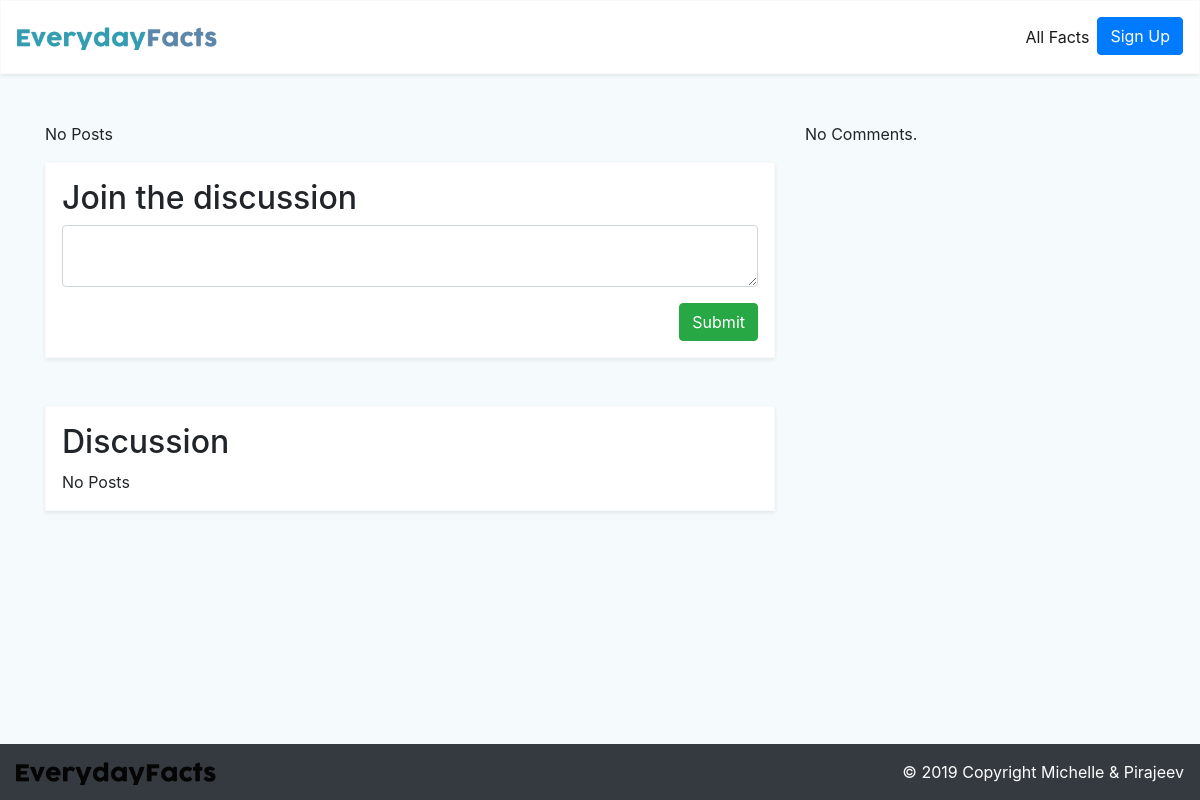
The page /post.php?id=2 on the database as committed earlier.
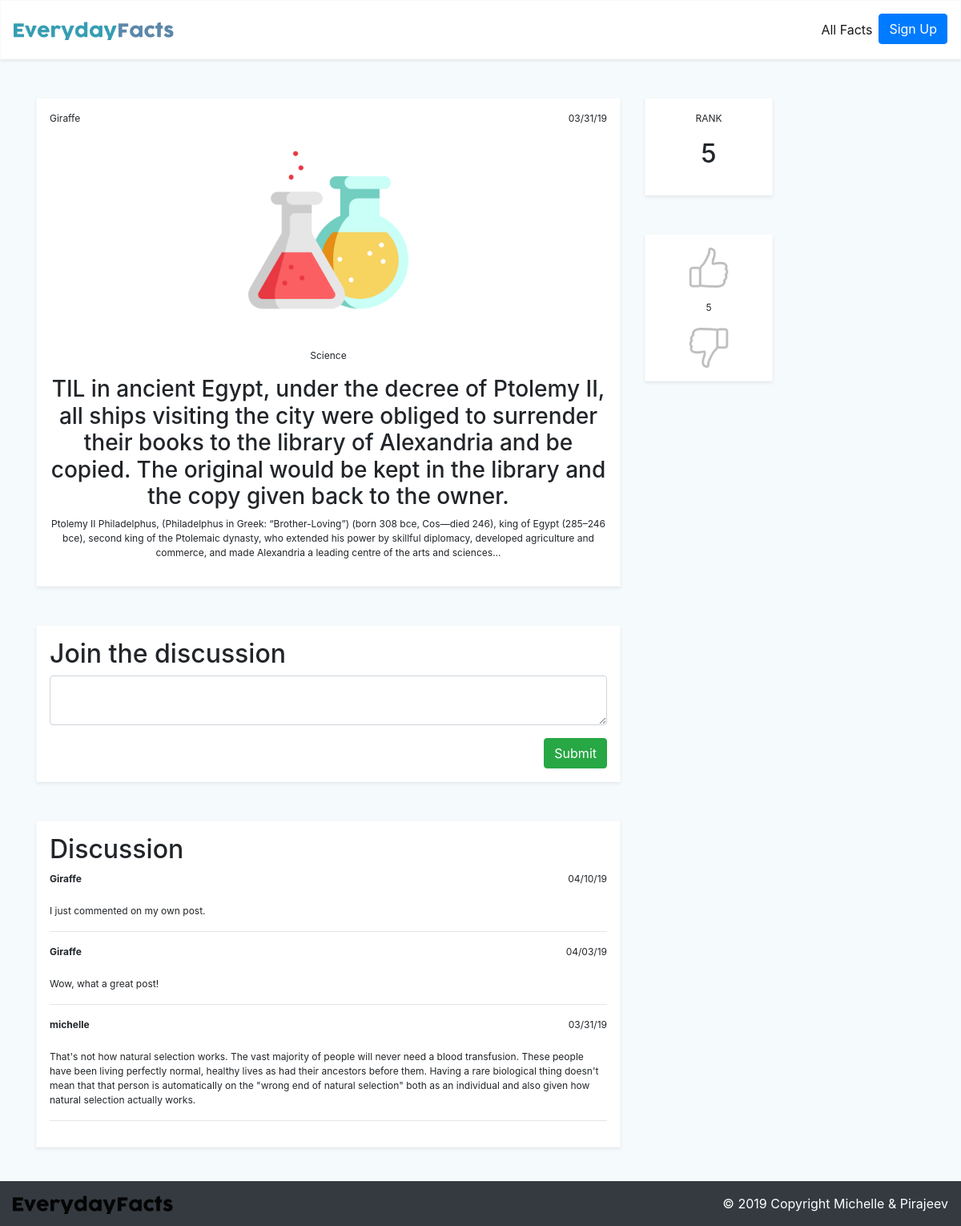
The same page on the database as committed later.
### tables this page shows
CREATE TABLE `Post` (
  `PostID` int(11) NOT NULL,
  `UserID` int(11) DEFAULT NULL,
  `Title` longtext,
  `PostDate` timestamp NOT NULL DEFAULT CURRENT_TIMESTAMP,
  `CategoryID` int(11) DEFAULT NULL,
  `Content` text NOT NULL
);

CREATE TABLE `Users` (
  `UserID` int(11) NOT NULL,
  `UserName` varchar(50) NOT NULL,
  `Password` varchar(200) NOT NULL,
  `UserDate` timestamp NOT NULL DEFAULT CURRENT_TIMESTAMP,
  `Email` varchar(100) NOT NULL
);

CREATE TABLE `Category` (
  `CategoryID` int(11) NOT NULL,
  `Type` varchar(50) DEFAULT NULL,
  `Image` text NOT NULL
);

CREATE TABLE `Comments` (
  `CommentID` int(11) NOT NULL,
  `PostID` int(11) DEFAULT NULL,
  `UserID` int(11) DEFAULT NULL,
  `Comment` longtext NOT NULL,
  `CommentDate` timestamp NOT NULL DEFAULT CURRENT_TIMESTAMP
);

### functions.php (called while the page is built, shortened)
<?php
function getDB()
{
	$conn= mysqli_connect(DBHOST, DBUSER, DBPASS, DBNAME);
	return $conn;
}
function fillPost($postID){
    $db = getDB();
    $statement = "SELECT u.UserName, p.PostID, p.Content, p.Title, c.Image, c.Type, DATE_FORMAT(p.PostDate, '%m/%d/%y') AS 'P', c.Type, SUM(r.Number) as 'RANK'
    FROM Rank r
    INNER JOIN Post p INNER JOIN Users u
    INNER JOIN Category c ON u.UserID = p.UserID
    AND p.CategoryID = c.CategoryID AND p.PostID = r.PostID  WHERE p.PostID = ?
    GROUP BY p.PostID";
    $statement = mysqli_prepare($db, $statement);
    mysqli_stmt_bind_param($statement,'i',$postID);
    mysqli_stmt_execute($statement);
    $result = mysqli_stmt_get_result($statement);
    return $result;
}
function getComments($postID){
    $db = getDB();
    $statement = "SELECT c.Comment, c.UserID, DATE_FORMAT(c.CommentDate, '%m/%d/%y') AS 'P', u.UserName
    FROM Comments c INNER JOIN Post p INNER JOIN Users u
    ON p.PostID = c.PostID AND u.UserID = c.UserID WHERE p.PostID = ?
    ORDER BY c.CommentDate DESC";
    $statement = mysqli_prepare($db, $statement);
    mysqli_stmt_bind_param($statement,'i',$postID);
    mysqli_stmt_execute($statement);
    $result = mysqli_stmt_get_result($statement);
    return $result;
}
function getRank($postID){
    $db = getDB();
    $statement = "SELECT u.UserID, p.PostID, SUM(r.Number) as 'RANK' FROM Rank r
    INNER JOIN Post p INNER JOIN Users u ON p.PostID = r.PostID AND u.UserID = p.UserID WHERE p.PostID = ? GROUP BY p.PostID";
    $statement = mysqli_prepare($db, $statement);
    mysqli_stmt_bind_param($statement,'i',$postID);
    mysqli_stmt_execute($statement);
    $result = mysqli_stmt_get_result($statement);
    return $result;
}
?>

### post.php (the view, shortened to what this page needs)
<?php
include 'include/header.php';
include 'functions.php';
$id = $_GET["id"];
$result = fillPost($id);
$comments_result = getComments($id);
$rank_result = getRank($id);
?>
<html>
    <body style="background-color: #f5fafd;">
        <div class="container mt-5">
            <div class = "row">
                <div class = "col-md-8">
                     <?php
                        if (mysqli_num_rows($result) > 0) {
                            while($row = mysqli_fetch_array($result)) {
                        ?>
                    <div class = "p-3 user-post bg-white border border-light shadow-sm p-3 mb-5">
                        <p class = "float-left"><?php echo $row["UserName"]?></p>
                        <p class="float-right"><?php echo $row["P"];?></p>
                        <div class = "mt-5 text-center">
                            <img width="200" src="./images/categories/<?php echo $row["Image"];?>.png" class="img-fluid" alt="">
                            <p class = mt-5><?php echo $row["Type"];?></p>
                            <h3 class = "mt-3"><?php echo $row["Title"];?></h3>
                            <p> <?php echo $row["Content"];?> </p>
                        </div>
                    </div>
                    <?php
                        }
                    } else {
                    echo ("No Posts");
                    }
                    ?>
                    <div class = "p-3 mt-3 user-post bg-white border border-light shadow-sm p-3 mb-5">
                        <h2>Join the discussion</h2>
                       <form action ="" method = "post" name="new-comment">
                        <div class = "form-group">
                            <textarea class="form-control" id="comment-textbox" name="user-comment"></textarea>
                        </div>
                        <div class = "text-right">
                            <button name = "comment-submit" type="Submit" class="btn btn-success">Submit</button>
                        </div>
                        </form>
                    </div>
                    <div class = "p-3 mt-3 user-post bg-white border border-light shadow-sm p-3 mb-5">
                        <h2>Discussion</h2>
                        <?php
                        if (mysqli_num_rows($comments_result) > 0) {
                            while($row = mysqli_fetch_array($comments_result)) {
                        ?>
                            <div class = "user-info d-inline-block">
                                <p class="float-left"><b><?php echo $row["UserName"];?></b></p>
                            </div>
                            <p class="float-right"><?php echo $row["P"];?></p>
                            <p class="d-block"><?php echo $row["Comment"];?></p>
                        <hr>
                        <?php
                            }
                        } else {
                        echo ("No Posts");
                        }
                        ?>
                    </div>
                </div>
                <div class = "col-md-2">
                    <?php
                        if (mysqli_num_rows($rank_result) > 0) {
                            while($row = mysqli_fetch_array($rank_result)) {
                    ?>
                    <div class = "text-center p-3 rank-area bg-white border border-light shadow-sm p-3 mb-5">
                        <p>RANK</p>
                        <h2><?php echo $row["RANK"];?></p>
                    </div>
                    <div class = "p-3 text-center mt-3 rating-area bg-white border border-light shadow-sm p-3 mb-5">
                        <?php
                            $data = array(
                               'id' => $row["PostID"],
                               'vote' => "1",
                              'user' => $row["UserID"],
                            );
                        ?>
                        <a href = "updownVote-Post.php?<?php echo http_build_query($data,'', '&');?>">
                            <img width="50" src="./images/thumb-up.png" class="img-fluid" alt="">
                        </a>
                        <p class = "mt-3"><?php echo $row["RANK"];?></p>
                        <?php
                                        $data2 = array(
                                            'id' => $row["PostID"],
                                            'vote' => "0",
                                            'user' => $row["UserID"],
                                        );
                                    ?>
                                    <a href = "updownVote-Post.php?<?php echo http_build_query($data2,'', '&');?>">
                                        <img width="50" src="./images/thumb-down.png" class="img-fluid" alt="">
                                    </a>
                    </div>
                    <?php
                            }
                        } else {
                        echo ("No Comments.");
                        }
                        ?>
                </div>
            </div>
        </div>
        <div class = "footer bg-dark">
            <footer class="navbar navbar-expand-lg navbar-light bg-dark justify-content-between">
                <a href = "#" class="navbar-brand">
                    <img width="200" class = "img-fluid" src="./images/Logo-black.png">
                </a>
                <div class="text-white nav navbar-nav ml-auto">© 2019 Copyright Michelle & Pirajeev
                </div>
            </footer>
        </div>
    </body>
</html>

### include/header.php (shortened to what this page needs)
<!DOCTYPE html>
<html lang = "en">
    <head>
        <link rel="stylesheet" href="https://stackpath.bootstrapcdn.com/bootstrap/4.3.1/css/bootstrap.min.css">
        <link href="https://cdn.quilljs.com/1.3.6/quill.snow.css" rel="stylesheet">
        <link href="./css/style.css" type="text/css" rel="stylesheet">
    </head>
    <nav class = "navbar navbar-expand-lg navbar-light justify-content-between bg-white border border-light shadow-sm p-3 mb-5">
        <a href = "index.php" class="navbar-brand">
            <img width="200" class = "img-fluid" src="./images/Logo.png">
        </a>
    <div class = "collapse navbar-collapse" id="navbarSupportedContent">
            <ul class="nav navbar-nav ml-auto">
                <li class="nav-item">
                    <a class="nav-link active" href="index.php">All Facts</a>
                </li>
                <?php
                    if ( isset( $_SESSION['userID'])) {
                ?>
                    <li class="nav-item">
                        <a class="nav-link" href="dashboard.php">My Facts</a>
                    </li>
                    <li class="nav-item ml-3">
                        <a class="nav-link" href="createPost.php">New Post</a>
                    </li>
                    <li class="nav-item">
                        <a class="btn btn-primary" href="./logout.php">Log Out</a>
                    </li>
                <?php
                    } else {
                ?>
                    <li class="nav-item">
                        <a class="btn btn-primary" href="signup.php">Sign Up</a>
                    </li>
                <?php
                }
                ?>
            </ul>
        </div>
    </nav>
</html>

### css/style.css (style rules this page uses)
body { background-color: #f5fafd; padding-bottom: 50px; }
.footer { position: fixed; left: 0; bottom: 0; width: 100%; color: white; text-align: center; }
p { font-size: 12px; }

Rows that differ between the two databases and show on the page:
now on this page (row edited): post: UserID.UserName "Giraffe", P "03/31/19", CategoryID.Image (picture), CategoryID.Type "Science", Title "TIL in ancient Egypt, under the decree of Ptolemy II, all ships visiting the city were obliged to surrender their books to the library of Alexandria and be copied. The original would be kept in the library and the copy given back to the owner.", Content "Ptolemy II Philadelphus, (Philadelphus in Greek: “Brother-Loving”) (born 308 bce, Cos—died 246), king of Egypt (285–246 bce), second king of the Ptolemaic dynasty, who extended his power by skillful diplomacy, developed agriculture and commerce, and made Alexandria a leading centre of the arts and sciences...", RANK "5"
added comments: UserID.UserName "Giraffe", P "04/10/19", Comment "I just commented on my own post."
added comments: UserID.UserName "Giraffe", P "04/03/19", Comment "Wow, what a great post!"
added comments: UserID.UserName "michelle", P "03/31/19", Comment "That's not how natural selection works. The vast majority of people will never need a blood transfusion. These people have been living perfectly normal, healthy lives as had their ancestors before them. Having a rare biological thing doesn't mean that that person is automatically on the \"wrong end of natural selection\" both as an individual and also given how natural selection actually works."
Other text that changed with them:
text no longer shown: "No Posts No Posts No Comments."
